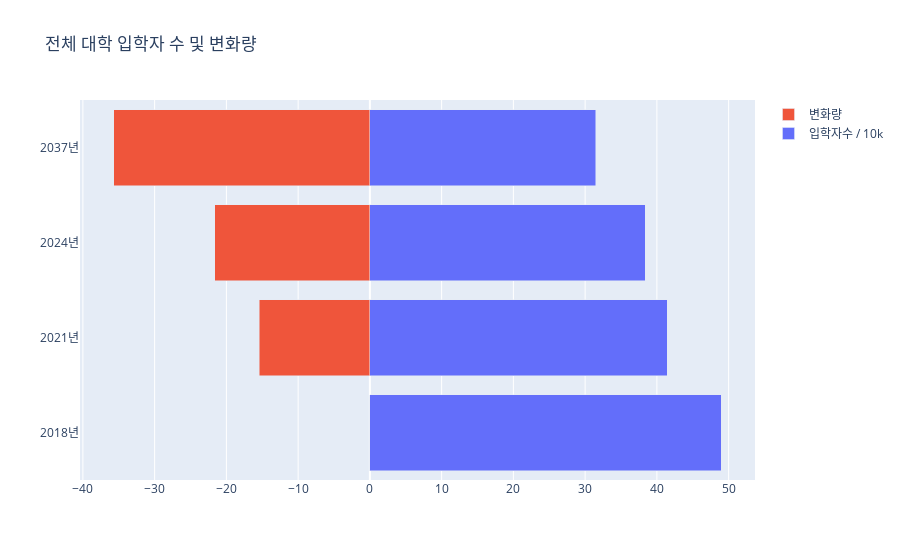
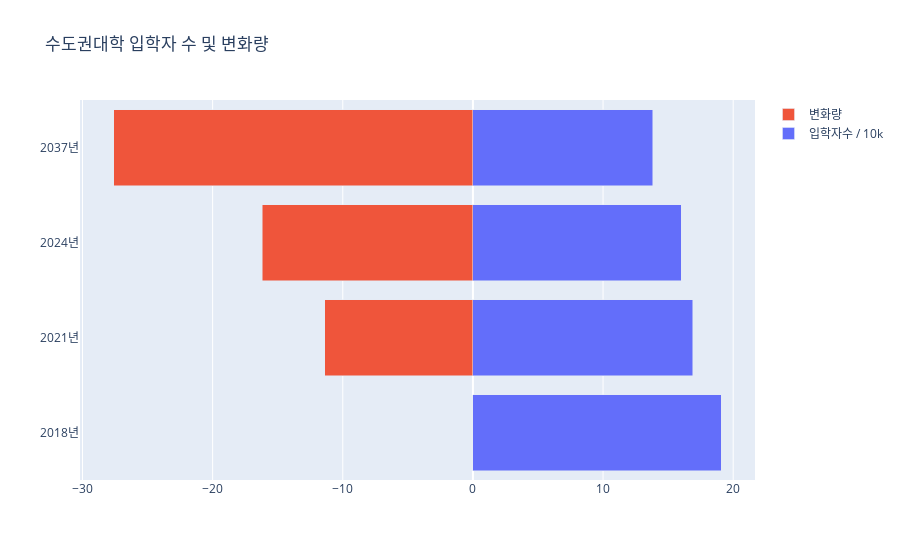
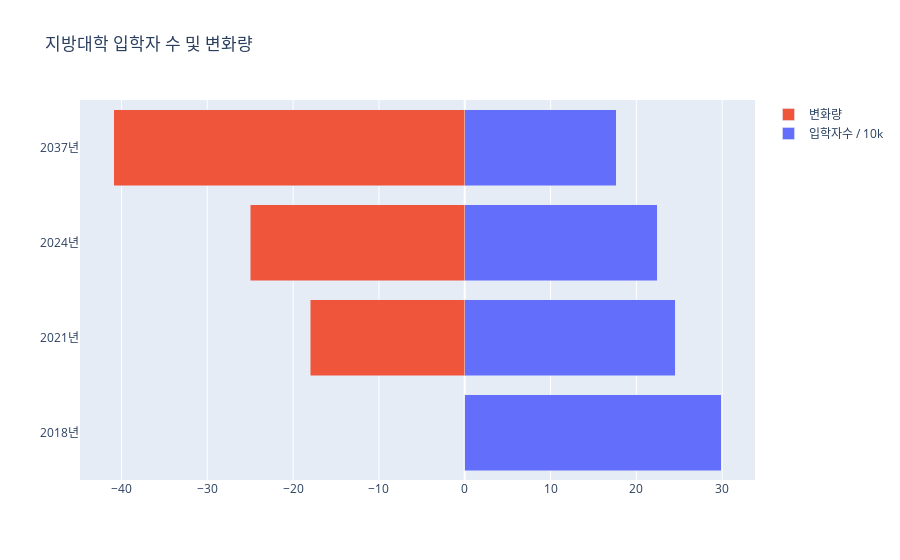

Notebook source saved alongside these figures, in order:
### Code cell
df2 = pd.read_excel('입학자_수_추계.xlsx')

# fig = make_subplots(rows=3, cols=1, 
#                     subplot_titles=['전체대학 입학자수 추계 및 변화량',
#                                     '수도권대학 입학자수 추계 및 변화량',
#                                     '지방대학 입학자수 추계 및 변화량'])

zero_list = [0]
year = ['2018년', '2021년', '2024년', '2037년']
    
fig1=go.Figure(data=[
               go.Bar(y=year,
                     x=[df2.iloc[1][i] / 10000 for i in range(1, 5)],
                     name='입학자수 / 10k',
                     orientation='h',
                     base=0), 
               go.Bar(y=year,
                     x=zero_list + [df2.iloc[1][i] for i in range(5, 8)],
                     name='변화량',
                     orientation='h',
                     base=0)])
fig1.update_layout(barmode='stack',
                   title='전체 대학 입학자 수 및 변화량')

fig2=go.Figure(data=[
               go.Bar(y=year,
                     x=[df2.iloc[8][i] / 10000 for i in range(1, 5)],
                     name='입학자수 / 10k',
                     orientation='h',
                     base=0), 
               go.Bar(y=year,
                     x=zero_list + [df2.iloc[8][i] for i in range(5, 8)],
                     name='변화량',
                     orientation='h',
                     base=0)])
fig2.update_layout(barmode='stack',
                   title='수도권대학 입학자 수 및 변화량')

fig3=go.Figure(data=[
               go.Bar(y=year,
                     x=[df2.iloc[11][i] / 10000 for i in range(1, 5)],
                     name='입학자수 / 10k',
                     orientation='h',
                     base=0), 
               go.Bar(y=year,
                     x=zero_list + [df2.iloc[11][i] for i in range(5, 8)],
                     name='변화량',
                     orientation='h',
                     base=0)])
fig3.update_layout(barmode='stack',
                   title='지방대학 입학자 수 및 변화량')

fig1.show()
fig2.show()
fig3.show()
df2

### Figure 1 — Plotly figure (JSON) as saved in the notebook; plotly's stock layout.template omitted (floating-point values rounded to 4 significant figures)
{"data": [{"base": 0, "name": "입학자수 / 10k", "orientation": "h", "type": "bar", "x": [48.97, 41.41, 38.4, 31.48], "y": ["2018년", "2021년", "2024년", "2037년"]}, {"base": 0, "name": "변화량", "orientation": "h", "type": "bar", "x": [0, -15.4, -21.6, -35.7], "y": ["2018년", "2021년", "2024년", "2037년"]}], "layout": {"barmode": "stack", "title": {"text": "전체 대학 입학자 수 및 변화량"}}}

### Figure 2 — Plotly figure (JSON) as saved in the notebook; plotly's stock layout.template omitted (floating-point values rounded to 4 significant figures)
{"data": [{"base": 0, "name": "입학자수 / 10k", "orientation": "h", "type": "bar", "x": [19.08, 16.9, 15.99, 13.82], "y": ["2018년", "2021년", "2024년", "2037년"]}, {"base": 0, "name": "변화량", "orientation": "h", "type": "bar", "x": [0, -11.4, -16.2, -27.6], "y": ["2018년", "2021년", "2024년", "2037년"]}], "layout": {"barmode": "stack", "title": {"text": "수도권대학 입학자 수 및 변화량"}}}

### Figure 3 — Plotly figure (JSON) as saved in the notebook; plotly's stock layout.template omitted (floating-point values rounded to 4 significant figures)
{"data": [{"base": 0, "name": "입학자수 / 10k", "orientation": "h", "type": "bar", "x": [29.89, 24.51, 22.41, 17.66], "y": ["2018년", "2021년", "2024년", "2037년"]}, {"base": 0, "name": "변화량", "orientation": "h", "type": "bar", "x": [0, -18, -25, -40.9], "y": ["2018년", "2021년", "2024년", "2037년"]}], "layout": {"barmode": "stack", "title": {"text": "지방대학 입학자 수 및 변화량"}}}
